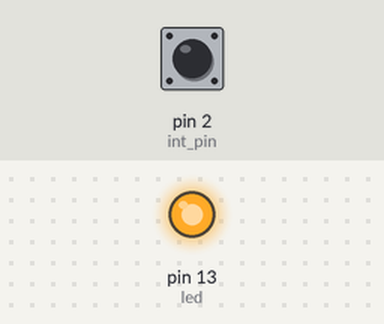
This sketch was run on a simulated Arduino Uno, built with avr-gcc and run on an emulated ATmega328P. On the bench: output pins drawn as LEDs (lit = HIGH). Inputs (shaded band) come from the test bench; at power-on: pin 2 (int_pin) HIGH.

Above: at 0.1 s.
At 4.6 s:
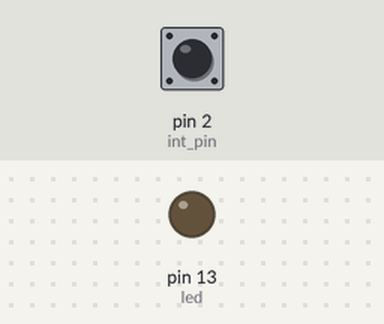
Timing chart, 0 to 6.1 s (numbered marks = the images above):
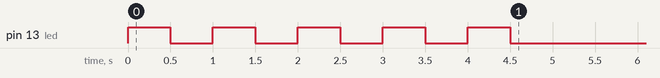

Measured:
- by itself, pin 13 (led): alternates HIGH for 0.50 s and LOW for 0.50 s, 9 changes in all, then stays LOW

The sketch:

interrupts.ino
```cpp
/* When you enable interrupt and don't write
it's handler the cpu reset
so in this case you can change this action
*/
const char int_pin = 2 ;
const byte led = 13 ;
volatile byte led_now = LOW ;
void setup() {
pinMode (led,OUTPUT) ;
pinMode ( int_pin , INPUT_PULLUP) ;
attachInterrupt (digitalPinToInterrupt(int_pin),int_fun,CHANGE) ;
byte a = 10;
for (;--a;)
{
bitSet(PINB,5) ;
delay(500);
}

}

void loop() {
digitalWrite(led , led_now) ;
}
void int_fun(){
led_now = ! led_now ;
  }

ISR (BADISR_vect) {

  }
```
